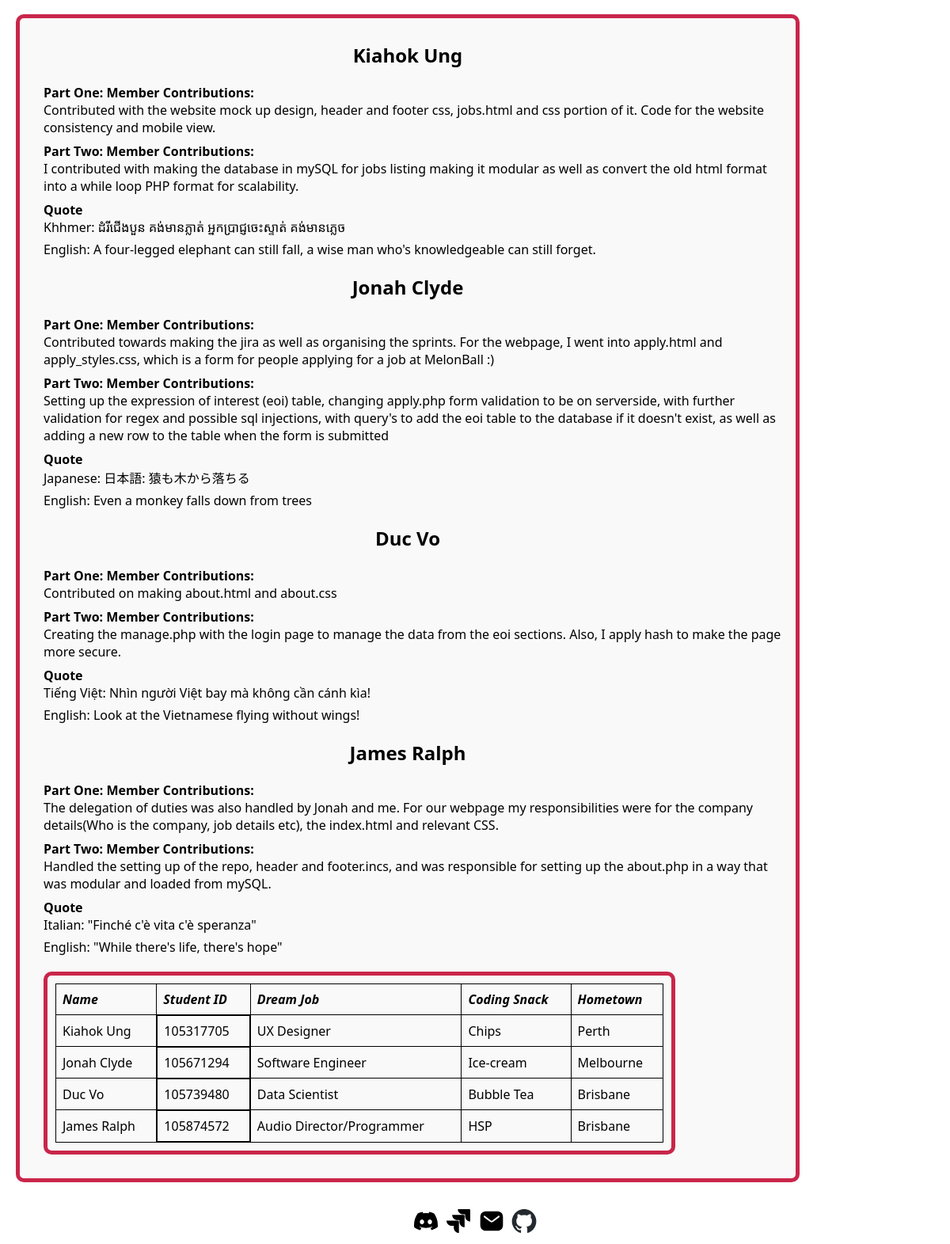
/about.php (lower part), run on an earlier commit of the app's database.
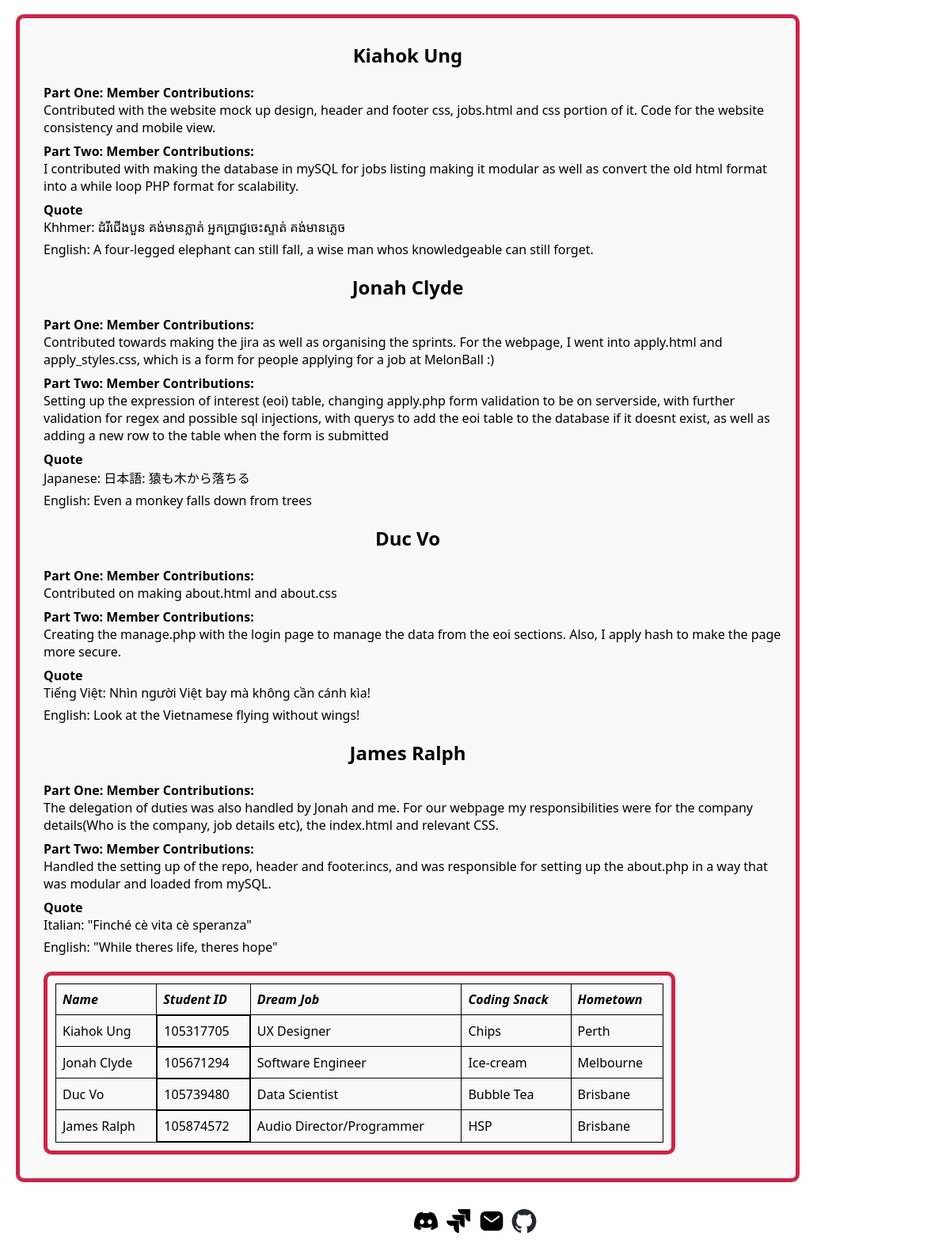
And on a later commit of the database.
### tables this page shows
CREATE TABLE `about` (
  `id` int(11) NOT NULL PRIMARY KEY,
  `first_name` varchar(100) NOT NULL,
  `last_name` varchar(100) NOT NULL,
  `lang` varchar(100) NOT NULL,
  `lang_html` varchar(20) NOT NULL,
  `quote_lang` text NOT NULL,
  `quote_eng` text NOT NULL,
  `snack` text NOT NULL,
  `part_one_cont` text NOT NULL,
  `part_two_cont` text NOT NULL,
  `dream_job` varchar(255) NOT NULL,
  `hometown` varchar(255) NOT NULL
);

### about.php (the view, shortened to what this page needs)
<!DOCTYPE html>
<html lang="en">
    <head>
         <link rel="stylesheet" href="styles/stylessheet.css">
    </head>
    <body>
    <main>
      <section class = "about-section">
      <?php
        require_once('settings.php');
        $conn = mysqli_connect($host, $user, $pwd, $sql_db);
        if (!$conn) {
          echo "<p>Database connection failed: " . mysqli_connect_error() . "</p>";
        }
        else
        {
          $sql = "SELECT * FROM about";
          $result = mysqli_query($conn, $sql);
          if ($result && mysqli_num_rows($result) > 0)
          {
            while ($row = mysqli_fetch_assoc($result)) {
              $first_name = htmlspecialchars($row['first_name']);
              $last_name = htmlspecialchars($row['last_name']);
              $lang = htmlspecialchars($row['lang']);
              $quote_lang = htmlspecialchars($row['quote_lang']);
              $quote_eng = htmlspecialchars($row['quote_eng']);
              $lang_html = htmlspecialchars($row['lang_html']);
              $member_cont_one = htmlspecialchars($row['part_one_cont']);
              $member_cont_two = htmlspecialchars($row['part_two_cont']);
              echo "<h2> $first_name $last_name </h2>";
              echo "<dl>
                      <dt>Part One: Member Contributions:</dt>
                      <dd>$member_cont_one</dd>
                      <dt>Part Two: Member Contributions:</dt>
                      <dd>$member_cont_two</dd>
                      <dt> Quote </dt>
                      <dd>$lang <span lang='{$lang_html}'>$quote_lang</span></dd>
                      <dd>English: $quote_eng</dd>
                    </dl>";
            }
            echo "<section class = 'about-section'>
                  <table>
                  <thead>
                   <tr>
                     <th> Name </th>
                     <th> Student ID </th>
                     <th> Dream Job </th>
                     <th> Coding Snack </th>
                     <th> Hometown </th>
                   </tr>
                 <tbody>";
            $result = mysqli_query($conn, $sql);
            while ($row = mysqli_fetch_assoc($result)) {
              $id = htmlspecialchars($row['id']);
              $first_name = htmlspecialchars($row['first_name']);
              $last_name = htmlspecialchars($row['last_name']);
              $dream_job = htmlspecialchars($row['dream_job']);
              $snack = htmlspecialchars($row['snack']);
              $hometown = htmlspecialchars($row['hometown']);
              echo "<tr>
                      <td> $first_name $last_name </td>
                      <td class='align_right'> $id </td>
                      <td> $dream_job </td>
                      <td> $snack </td>
                      <td> $hometown </td>
                    </tr>";
            }
            echo "</tbody></table></section>";
          }
          else {
            echo "<p>No member data found.</p>";
          }
        }
      ?>
      </section>
    </main>
    <?php include 'footer.inc'; ?>
    </body>
</html>

What changed in the data, as far as the page shows it:
changed about "Kiahok": quote_eng "A four-legged elephant can still fall, a wise man who's knowledgeable can still forget." → "A four-legged elephant can still fall, a wise man whos knowledgeable can still forget."
changed about "Jonah": part_two_cont "…possible sql injections, with query's to add the eoi table to the database if it doesn't exist, as well as…" → "…possible sql injections, with querys to add the eoi table to the database if it doesnt exist, as well as…"
changed about "James": quote_lang "\"Finché c'è vita c'è speranza\"" → "\"Finché cè vita cè speranza\""; quote_eng "\"While there's life, there's hope\"" → "\"While theres life, theres hope\""
